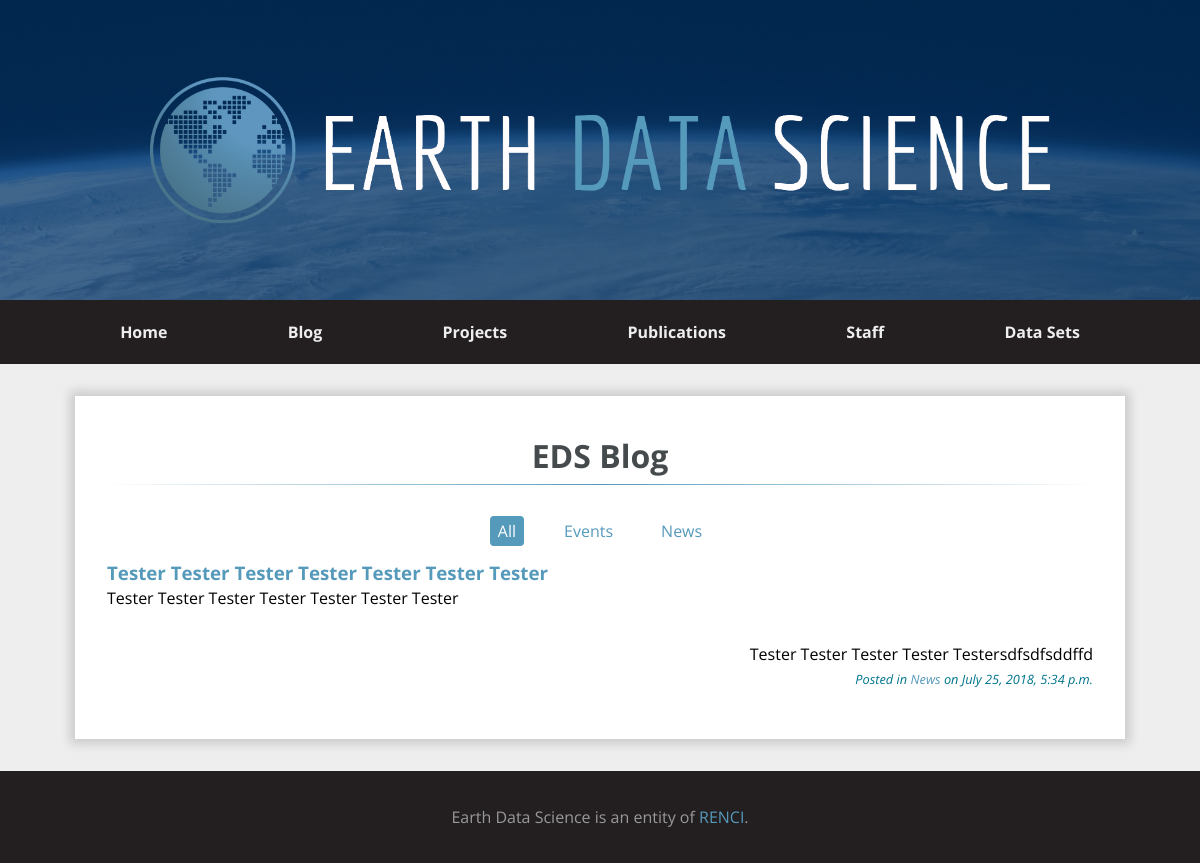
Screenshot of /blog/ with the database file from the repository.
### blog/models.py (models this page shows, shortened)
class Category(models.Model):
    title = models.CharField(max_length=255,null=False)
    description = models.CharField(max_length=255)
    slug = models.SlugField(max_length=255, unique=True)
    create_date = models.DateTimeField(auto_now_add=True)
    update_date = models.DateTimeField(auto_now=True)
    class Meta:
        verbose_name_plural = "Categories"
        ordering = ['title']
    def __str__(self):
        return self.title

class Post(models.Model):
    STATUS_CHOICES = (
        ('Draft', 'Draft'),
        ('Published', 'Published'),
    )
    title = models.CharField(max_length=255,null=False)
    slug = models.SlugField(max_length=255, unique=True)
    body = models.TextField()
    category = models.ForeignKey(Category, on_delete=models.SET_NULL, blank=True, null=True)
    photo = models.ImageField(upload_to='post_pics', blank=True)
    status = models.CharField(max_length=10, choices=STATUS_CHOICES, default='Draft')
    create_date = models.DateTimeField(auto_now_add=True)
    update_date = models.DateTimeField(auto_now=True)
    publish_date = models.DateTimeField(blank=True, null=True)
    objects = PostManager()
    class Meta:
        ordering = ['-create_date']

### blog/views.py (the view)
# urls.py: path('', views.index, name='index'),
def index(request):
    posts = get_list_or_404(Post.objects.published())
    categories = get_list_or_404(Category)
    context = {
        'categories': categories,
        'posts': posts,
    }
    return render(request, 'blog/index.html', context)

### blog/models.py (called while the page is built)
    def published(self):
        return self.filter(status='Published').filter(publish_date__lte=timezone.now())

### templates/blog/index.html
{% extends 'no_sidebar.html' %}
{% block content %}
    <h1 class="page-title">EDS Blog</h1>
    <div class="posts">
        <ul class="posts__filters">
            <li class="posts__filters__item"><a href="{% url 'blog:index' %}" class="active">All</a></li>
            {% for category in categories %}
                <li class="posts__filters__item"><a href="{% url 'blog:category' category.slug %}">{{ category.title }}</a></li>
            {% endfor %}
        </ul>
        {% for post in posts %}
            <div class="post">
                <div class="post__heading">
                    <h3 class="post__title">
                        <a href="{% url 'blog:detail' post.slug %}">{{ post.title }}</a>
                    </h3>
                </div>
                <div class="post__summary">
                    {{ post.body|safe|truncatewords_html:50 }}
                </div>
                <div class="post__meta">
                    Posted in
                    <a href="{% url 'blog:category' post.category.slug %}">{{ post.category }}</a>
                    on {{ post.publish_date }}
                </div>
            </div>
        {% endfor %}
    </div>
{% endblock %}

### static-assets/css/style.css (style rules this page uses)
body::after { content: ''; background-color: #231f20; position: fixed; left: 0; top: 0; width: 0; height: 0; z-index: 1; opacity: 0; transition: opacity 1000ms; }
.posts .posts__filters { list-style: none; display: flex; flex-direction: row; justify-content: center; }
.posts .posts__filters .posts__filters__item { margin: 0 1rem; }
.posts .posts__filters .posts__filters__item a { padding: 0.25rem 0.5rem; }
.posts .posts__filters .posts__filters__item a.active { color: #fff; border-radius: 4px; background-color: #59b; }
.posts .post { border: 0; margin: 1rem 0; padding: 0; flex: 1; }
.posts .post .post__heading { display: flex; flex-direction: row; }
.posts .post .post__title { line-height: 1.25; flex: 1; }
.posts .post .post__meta { font-size: 0.8em; text-align: right; color: #00748d; font-style: italic; }
*, *::before, *::after { box-sizing: border-box; }
body { font-family: "Open Sans", sans-serif; margin: 0; line-height: 1.75; display: flex; min-height: 100vh; flex-direction: column; background-color: #eee; }
h1, h2, h3, h4, h5, h6 { margin: 0; color: #454B4D; }
a, a:hover, a:visited, a:hover { text-decoration: none; color: #59b; }
ul { margin: 0; padding: 0; list-style: none; }
p { padding: 0; margin: 0; }
.page-title { font-family: "Open Sans", sans-serif; text-align: center; border-image-slice: 1; border-image-source: -webkit-linear-gradient(right, #fff, #59b, #fff); border-image-source: -o-linear-gradient(right, #fff, #59b, #fff); border-image-source: linear-gradient(right, #fff, #59b, #fff); border-bottom: 1px solid #ccc; position: relative; padding: 0 1rem; margin-bottom: 2rem; z-index: 0; display: inline; }

### rows the page displays
Category: title "Events"
Category: title "News"
Post: title "Tester Tester Tester Tester Tester Tester Tester", body "Tester Tester Tester Tester Tester Tester Tester Tester Tester Tester Tester Testersdfsdfsddffd", category "News", publish_date "July 25, 2018, 5:34 p.m."
